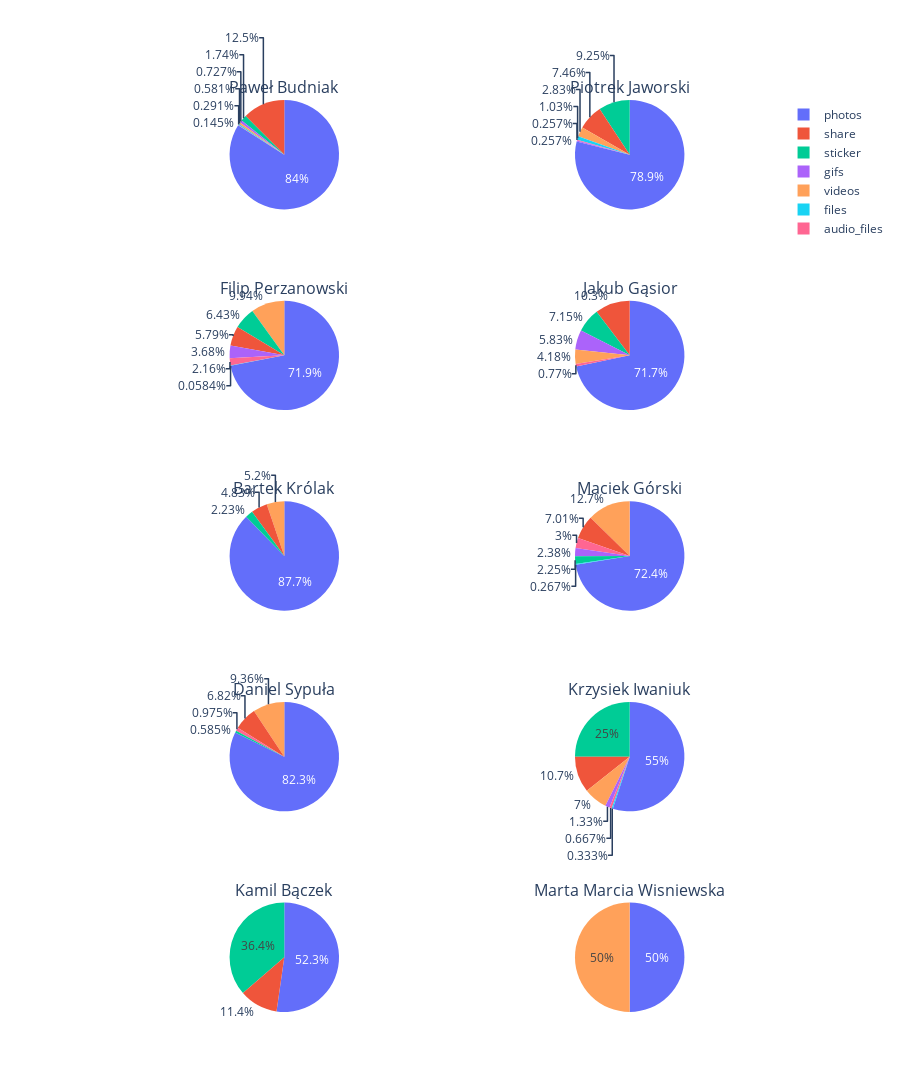

Notebook code for this chart:
### Markdown cell above
## Types of messages sent

### Code cell
import math

msg_types = stats.get_msg_types(chat, include_txt = False)

#msg_types.pop('Marta Marcia Wisniewska', None)

fig = make_subplots(
    rows=math.ceil(len(msg_types)/2),
    cols=2,
    subplot_titles=tuple(msg_types.keys()),
    specs =[[{'type':'domain'}]*2]*(math.ceil(len(msg_types)/2))
)

for i,sender in enumerate(msg_types):
    mydf = pd.DataFrame.from_dict(msg_types[sender], orient = 'index', columns = ['count'])
    f = px.pie(mydf, values = 'count', names = mydf.index)
    fig.add_trace(f.data[0], row = math.ceil((i+1)/2), col = (i)%2+1)
fig.update_layout(height=2500, width=900)
fig.show()

### Figure 1 — Plotly figure (JSON) as saved in the notebook; plotly's stock layout.template omitted (floating-point values rounded to 4 significant figures)
{"data": [{"domain": {"x": [0, 0.45], "y": [0.88, 1]}, "hoverlabel": {"namelength": 0}, "hovertemplate": "label=%{label}<br>count=%{value}", "labels": ["photos", "videos", "audio_files", "gifs", "files", "sticker", "share"], "legendgroup": "", "name": "", "showlegend": true, "type": "pie", "values": [578, 4, 1, 5, 2, 12, 86]}, {"domain": {"x": [0.55, 1], "y": [0.88, 1]}, "hoverlabel": {"namelength": 0}, "hovertemplate": "label=%{label}<br>count=%{value}", "labels": ["photos", "videos", "audio_files", "gifs", "files", "sticker", "share"], "legendgroup": "", "name": "", "showlegend": true, "type": "pie", "values": [307, 11, 1, 1, 4, 36, 29]}, {"domain": {"x": [0, 0.45], "y": [0.66, 0.78]}, "hoverlabel": {"namelength": 0}, "hovertemplate": "label=%{label}<br>count=%{value}", "labels": ["photos", "videos", "audio_files", "gifs", "files", "sticker", "share"], "legendgroup": "", "name": "", "showlegend": true, "type": "pie", "values": [1231, 170, 37, 63, 1, 110, 99]}, {"domain": {"x": [0.55, 1], "y": [0.66, 0.78]}, "hoverlabel": {"namelength": 0}, "hovertemplate": "label=%{label}<br>count=%{value}", "labels": ["photos", "videos", "audio_files", "gifs", "sticker", "share"], "legendgroup": "", "name": "", "showlegend": true, "type": "pie", "values": [652, 38, 7, 53, 65, 94]}, {"domain": {"x": [0, 0.45], "y": [0.44, 0.56]}, "hoverlabel": {"namelength": 0}, "hovertemplate": "label=%{label}<br>count=%{value}", "labels": ["photos", "videos", "sticker", "share"], "legendgroup": "", "name": "", "showlegend": true, "type": "pie", "values": [236, 14, 6, 13]}, {"domain": {"x": [0.55, 1], "y": [0.44, 0.56]}, "hoverlabel": {"namelength": 0}, "hovertemplate": "label=%{label}<br>count=%{value}", "labels": ["photos", "videos", "audio_files", "gifs", "files", "sticker", "share"], "legendgroup": "", "name": "", "showlegend": true, "type": "pie", "values": [3254, 570, 135, 107, 12, 101, 315]}, {"domain": {"x": [0, 0.45], "y": [0.22, 0.34]}, "hoverlabel": {"namelength": 0}, "hovertemplate": "label=%{label}<br>count=%{value}", "labels": ["photos", "videos", "audio_files", "sticker", "share"], "legendgroup": "", "name": "", "showlegend": true, "type": "pie", "values": [422, 48, 5, 3, 35]}, {"domain": {"x": [0.55, 1], "y": [0.22, 0.34]}, "hoverlabel": {"namelength": 0}, "hovertemplate": "label=%{label}<br>count=%{value}", "labels": ["photos", "videos", "audio_files", "gifs", "files", "sticker", "share"], "legendgroup": "", "name": "", "showlegend": true, "type": "pie", "values": [165, 21, 2, 4, 1, 75, 32]}, {"domain": {"x": [0, 0.45], "y": [0, 0.12]}, "hoverlabel": {"namelength": 0}, "hovertemplate": "label=%{label}<br>count=%{value}", "labels": ["photos", "sticker", "share"], "legendgroup": "", "name": "", "showlegend": true, "type": "pie", "values": [23, 16, 5]}, {"domain": {"x": [0.55, 1], "y": [0, 0.12]}, "hoverlabel": {"namelength": 0}, "hovertemplate": "label=%{label}<br>count=%{value}", "labels": ["photos", "videos"], "legendgroup": "", "name": "", "showlegend": true, "type": "pie", "values": [1, 1]}], "layout": {"annotations": [{"font": {"size": 16}, "showarrow": false, "text": "Paweł Budniak", "x": 0.225, "xanchor": "center", "xref": "paper", "y": 1, "yanchor": "bottom", "yref": "paper"}, {"font": {"size": 16}, "showarrow": false, "text": "Piotrek Jaworski", "x": 0.775, "xanchor": "center", "xref": "paper", "y": 1, "yanchor": "bottom", "yref": "paper"}, {"font": {"size": 16}, "showarrow": false, "text": "Filip Perzanowski", "x": 0.225, "xanchor": "center", "xref": "paper", "y": 0.78, "yanchor": "bottom", "yref": "paper"}, {"font": {"size": 16}, "showarrow": false, "text": "Jakub Gąsior", "x": 0.775, "xanchor": "center", "xref": "paper", "y": 0.78, "yanchor": "bottom", "yref": "paper"}, {"font": {"size": 16}, "showarrow": false, "text": "Bartek Królak", "x": 0.225, "xanchor": "center", "xref": "paper", "y": 0.56, "yanchor": "bottom", "yref": "paper"}, {"font": {"size": 16}, "showarrow": false, "text": "Maciek Górski", "x": 0.775, "xanchor": "center", "xref": "paper", "y": 0.56, "yanchor": "bottom", "yref": "paper"}, {"font": {"size": 16}, "showarrow": false, "text": "Daniel Sypuła", "x": 0.225, "xanchor": "center", "xref": "paper", "y": 0.34, "yanchor": "bottom", "yref": "paper"}, {"font": {"size": 16}, "showarrow": false, "text": "Krzysiek Iwaniuk", "x": 0.775, "xanchor": "center", "xref": "paper", "y": 0.34, "yanchor": "bottom", "yref": "paper"}, {"font": {"size": 16}, "showarrow": false, "text": "Kamil Bączek", "x": 0.225, "xanchor": "center", "xref": "paper", "y": 0.12, "yanchor": "bottom", "yref": "paper"}, {"font": {"size": 16}, "showarrow": false, "text": "Marta Marcia Wisniewska", "x": 0.775, "xanchor": "center", "xref": "paper", "y": 0.12, "yanchor": "bottom", "yref": "paper"}], "height": 2500, "width": 900}}
